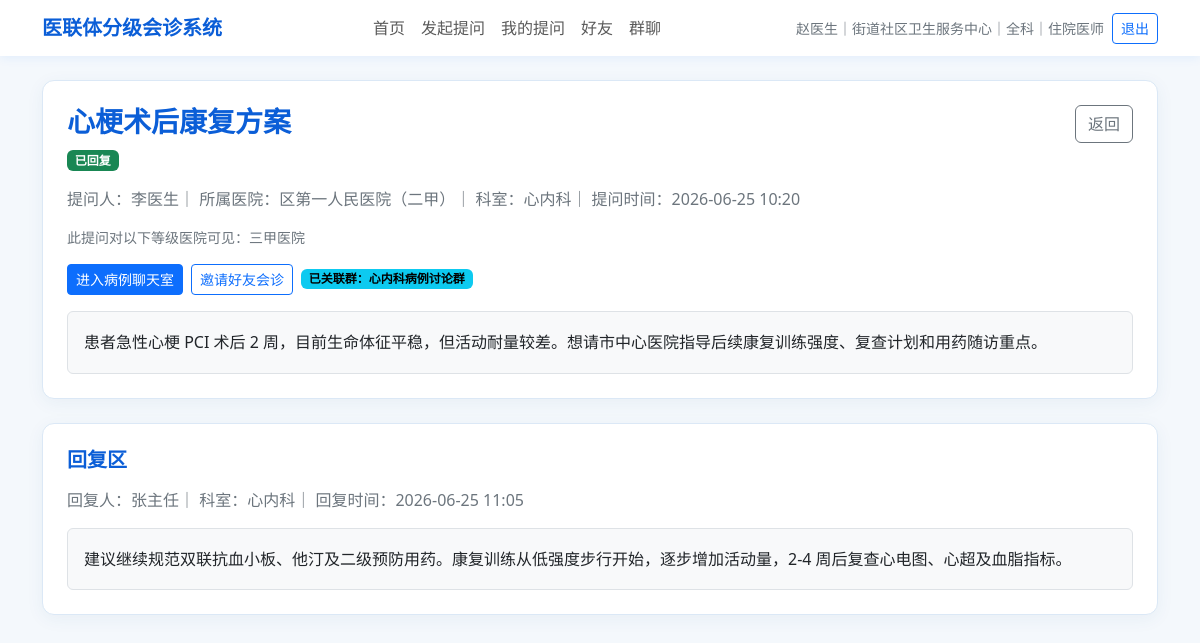
/consultations/2 (signed in), run on the app's committed database.
### tables this page shows
CREATE TABLE users (
                    id INTEGER PRIMARY KEY AUTOINCREMENT,
                    name TEXT,
                    password TEXT,
                    hospital_id INTEGER,
                    department TEXT,
                    role TEXT DEFAULT '医生'
                , phone TEXT DEFAULT '', wechat_id TEXT DEFAULT '', title TEXT DEFAULT '', avatar TEXT DEFAULT '');

CREATE TABLE hospitals (
                    id INTEGER PRIMARY KEY AUTOINCREMENT,
                    name TEXT,
                    parent_id INTEGER,
                    path TEXT,
                    level INTEGER
                );

CREATE TABLE consultations (
                    id INTEGER PRIMARY KEY AUTOINCREMENT,
                    title TEXT,
                    content TEXT,
                    asker_id INTEGER,
                    asker_hospital_id INTEGER,
                    asker_department TEXT,
                    target_hospital_id INTEGER,
                    visible_levels TEXT,
                    status TEXT,
                    reply_content TEXT,
                    replier_id INTEGER,
                    replier_department TEXT,
                    attachment_path TEXT,
                    attachment_name TEXT,
                    reply_attachment_path TEXT,
                    reply_attachment_name TEXT,
                    create_time TEXT,
                    reply_time TEXT
                );

CREATE TABLE groups (
                    id INTEGER PRIMARY KEY AUTOINCREMENT,
                    group_name TEXT,
                    group_type TEXT,
                    creator_id INTEGER,
                    create_time TEXT,
                    description TEXT,
                    consultation_id INTEGER
                );

### app.py (the view)
    @app.route("/consultations/<int:consultation_id>")
    @login_required
    def consultation_detail(current_user: Dict[str, Any], consultation_id: int):
        consultation = get_consultation_detail(consultation_id)
        if consultation is None:
            abort(404)
        if not can_view_consultation(consultation, current_user):
            return render_template("detail.html", no_permission=True)
        return render_template(
            "detail.html",
            consultation=consultation,
            can_reply=can_reply_consultation(consultation, current_user),
            case_group=get_case_group(consultation_id),
            no_permission=False,
        )

### app.py (called while the page is built)
def get_connection(db_path: Optional[Path] = None) -> sqlite3.Connection:
    if db_path is None:
        db_path = DB_PATH
    conn = sqlite3.connect(db_path)
    conn.row_factory = sqlite3.Row
    return conn

def row_to_dict(row: Optional[sqlite3.Row]) -> Optional[Dict[str, Any]]:
    if row is None:
        return None
    return dict(row)

def get_user_with_hospital(user_id: int) -> Optional[Dict[str, Any]]:
    conn = get_connection()
    try:
        row = conn.execute(
            """
            SELECT
                u.id AS id,
                u.name AS name,
                u.phone AS phone,
                u.wechat_id AS wechat_id,
                u.title AS title,
                u.avatar AS avatar,
                u.department AS department,
                u.role AS role,
                h.id AS hospital_id,
                h.name AS hospital_name,
                h.path AS hospital_path,
                h.level AS hospital_level
            FROM users u
            JOIN hospitals h ON u.hospital_id = h.id
            WHERE u.id = ?
            """,
            (user_id,),
        ).fetchone()
        return row_to_dict(row)
    finally:
        conn.close()

def format_visible_level_names(visible_levels: str) -> str:
    names = []
    for value in (visible_levels or "").split(","):
        value = value.strip()
        if value.isdigit() and int(value) in LEVEL_LABELS:
            names.append(LEVEL_LABELS[int(value)])
    return "、".join(names) if names else "仅提问人本人"

def can_view_consultation(consultation: sqlite3.Row, current_user: Dict[str, Any]) -> bool:
    if consultation["asker_id"] == current_user["id"]:
        return True
    if consultation["target_hospital_id"] == current_user["hospital_id"]:
        return True
    if is_consultation_group_member(consultation["id"], current_user["id"]):
        return True
    return level_is_allowed(consultation["visible_levels"], current_user["hospital_level"])

def can_reply_consultation(consultation: sqlite3.Row, current_user: Dict[str, Any]) -> bool:
    return (
        consultation["status"] == "待回复"
        and consultation["target_hospital_id"] == current_user["hospital_id"]
    )

def is_consultation_group_member(consultation_id: int, user_id: int) -> bool:
    group = get_case_group(consultation_id)
    if group is None:
        return False
    return is_group_member(group["id"], user_id)

### templates/detail.html (shortened to what this page needs)
{% extends "base.html" %}
{% block content %}
{% if no_permission %}
<div class="page-card p-4 text-center">
    <h1 class="h4 text-danger">您没有权限查看该内容</h1>
    <p class="text-secondary">该提问不是您发起的，且您的医院等级不在提问者设置的可见范围内。</p>
    <a class="btn btn-primary" href="{{ url_for('home') }}">返回首页</a>
</div>
{% else %}
<div class="page-card p-3 p-md-4 mb-4">
    <div class="d-flex flex-column flex-md-row justify-content-between gap-2 mb-3">
        <div>
            <h1 class="h3 medical-title mb-2">{{ consultation.title }}</h1>
            <span class="badge {{ status_class(consultation.status) }}">{{ consultation.status }}</span>
        </div>
        <a class="btn btn-outline-secondary align-self-start" href="javascript:history.back()">返回</a>
    </div>
    <div class="text-secondary mb-3">
        提问人：{{ consultation.asker_name }}｜
        所属医院：{{ consultation.asker_hospital_name }}｜
        科室：{{ consultation.asker_department }}｜
        提问时间：{{ consultation.create_time }}
    </div>
    <div class="text-secondary small mb-3">
        此提问对以下等级医院可见：{{ format_visible_level_names(consultation.visible_levels) }}
    </div>
    <div class="d-flex flex-wrap gap-2 mb-3">
        <a class="btn btn-sm btn-primary" href="{{ url_for('case_chat', consultation_id=consultation.id) }}">
            进入病例聊天室
        </a>
        <a class="btn btn-sm btn-outline-primary" href="{{ url_for('invite_friends_to_case', consultation_id=consultation.id) }}">
            邀请好友会诊
        </a>
        {% if case_group %}
        <span class="badge text-bg-info align-self-center">已关联群：{{ case_group.group_name }}</span>
        {% endif %}
    </div>
    <div class="border rounded p-3 bg-light content-text">{{ consultation.content }}</div>
</div>
<div class="page-card p-3 p-md-4">
    <h2 class="h5 medical-title mb-3">回复区</h2>
    {% if can_reply %}
    <form method="post" enctype="multipart/form-data" action="{{ url_for('reply', consultation_id=consultation.id) }}">
        <div class="mb-3">
            <label class="form-label">回复内容</label>
            <textarea class="form-control" name="reply_content" rows="7" required placeholder="请输入会诊意见、检查建议、用药或转诊建议"></textarea>
        </div>
        <div class="mb-3">
            <label class="form-label">回复附件（可选）</label>
            <input class="form-control" type="file" name="reply_attachment" accept="image/*,video/*,.pdf">
            <div class="form-text">支持图片、视频和文档文件。</div>
        </div>
        <button class="btn btn-primary" type="submit">提交回复</button>
    </form>
    {% elif consultation.status == "已回复" %}
    <div class="text-secondary mb-3">
        回复人：{{ consultation.replier_name or "未知" }}｜
        科室：{{ consultation.replier_department or "未知" }}｜
        回复时间：{{ consultation.reply_time }}
    </div>
    <div class="border rounded p-3 bg-light content-text">{{ consultation.reply_content }}</div>
    {% else %}
    <div class="alert alert-warning mb-0">该提问正在等待被请教医院回复。</div>
    {% endif %}
</div>
{% endif %}
{% endblock %}

### templates/base.html (shortened to what this page needs)
<!doctype html>
<html lang="zh-CN">
<head>
    <link href="https://cdn.jsdelivr.net/npm/bootstrap@5.3.3/dist/css/bootstrap.min.css" rel="stylesheet">
</head>
<body>
{% if current_user %}
<nav class="navbar navbar-expand-lg bg-white sticky-top">
    <div class="container">
        <a class="navbar-brand medical-title" href="{{ url_for('home') }}">医联体分级会诊系统</a>
        <div class="collapse navbar-collapse" id="mainNavbar">
            <ul class="navbar-nav mx-auto mb-2 mb-lg-0">
                <li class="nav-item"><a class="nav-link" href="{{ url_for('home') }}">首页</a></li>
                <li class="nav-item"><a class="nav-link" href="{{ url_for('new_consultation') }}">发起提问</a></li>
                <li class="nav-item"><a class="nav-link" href="{{ url_for('my_consultations') }}">我的提问</a></li>
                <li class="nav-item">
                    <a class="nav-link" href="{{ url_for('friends') }}">
                        好友
                    </a>
                </li>
                <li class="nav-item">
                    <a class="nav-link" href="{{ url_for('groups') }}">
                        群聊
                    </a>
                </li>
            </ul>
            <div class="d-flex flex-column flex-lg-row align-items-lg-center gap-2 small text-secondary">
                <span>{{ current_user.name }}｜{{ current_user.hospital_name }}｜{{ current_user.department }}｜{{ current_user.title }}</span>
                <a class="btn btn-outline-primary btn-sm" href="{{ url_for('logout') }}">退出</a>
            </div>
        </div>
    </div>
</nav>
{% endif %}
<main class="container py-4">
    {% block content %}{% endblock %}
</main>
</body>
</html>

### templates/base.html (style rules this page uses)
body { background: #f4f8fc; }
.navbar { box-shadow: 0 2px 10px rgba(13, 110, 253, 0.08); }
.page-card { background: #fff; border: 1px solid #dbe8f6; border-radius: 12px; box-shadow: 0 4px 18px rgba(35, 80, 130, 0.06); }
.medical-title { color: #0b5ed7; font-weight: 700; }
.content-text { white-space: pre-wrap; line-height: 1.8; }

### data on the page
users: name "赵医生", department "全科", title "住院医师"
hospitals: hospital_name "街道社区卫生服务中心"
consultations: title "心梗术后康复方案", status "已回复", asker_department "心内科", create_time "2026-06-25 10:20", visible_levels "三甲医院", content "患者急性心梗 PCI 术后 2 周，目前生命体征平稳，但活动耐量较差。想请市中心医院指导后续康复训练强度、复查计划和用药随访重点。", replier_department "心内科", reply_time "2026-06-25 11:05", reply_content "建议继续规范双联抗血小板、他汀及二级预防用药。康复训练从低强度步行开始，逐步增加活动量，2-4 周后复查心电图、心超及血脂指标。"
users: asker_name "李医生"
hospitals: asker_hospital_name "区第一人民医院（二甲）"
groups: group_name "心内科病例讨论群"
users: name "张主任"
